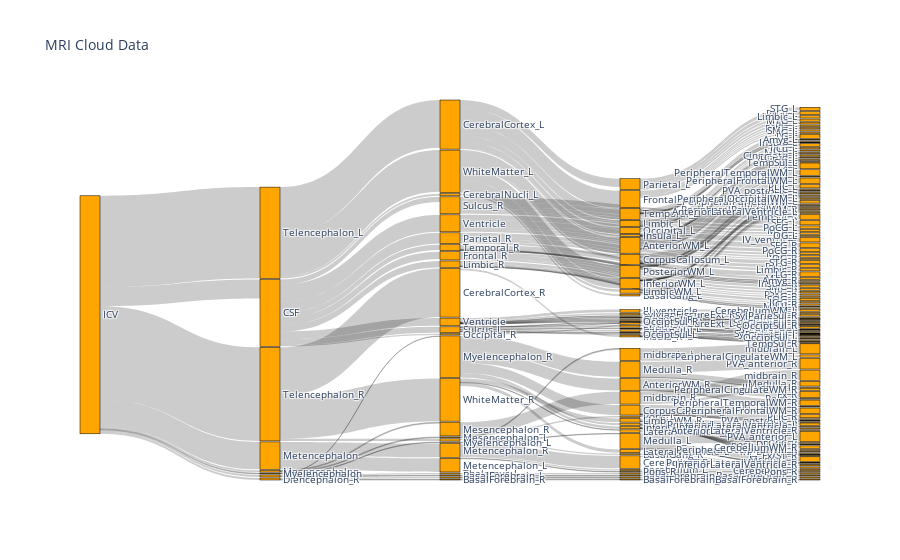

This figure's notebook cell:
### Code cell
import plotly.graph_objects as go

fig = go.Figure(data=[go.Sankey(
    node = dict(
      pad = 1,
      thickness = 20,
      line = dict(color = "black", width = 0.5),
      label = labelsTotal,
      color = "orange"
    ),
    link = dict(
      source = sourceTotal, # indices correspond to labels, eg A1, A2, A1, B1, ...
      target = targetsTotal,
      value = flowsTotal
  ))])

fig.update_layout(title_text="MRI Cloud Data", font_size=10)
fig.show()

### Figure 1 — Plotly figure (JSON) as saved in the notebook; plotly's stock layout.template omitted (floating-point values rounded to 4 significant figures; data arrays with more than 128 entries replaced by an {"elided": "..."} marker saying what was removed)
{"data": [{"link": {"source": {"elided": "215 int values"}, "target": {"elided": "218 int values"}, "value": {"elided": "215 int values"}}, "node": {"color": "orange", "label": {"elided": "219 str values"}, "line": {"color": "black", "width": 0.5}, "pad": 1, "thickness": 20}, "type": "sankey"}], "layout": {"font": {"size": 10}, "title": {"text": "MRI Cloud Data"}}}
